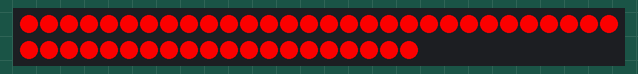
Simulated run of this sketch. Board: Arduino Uno, built with avr-gcc and run on an emulated ATmega328P. Parts: 50 RGB LEDs in strip order, left to right, continuing on the next row. Dim RGB values are drawn brighter than linear; what the sketch prints to the serial monitor is not drawn.

Above: at 0.57 s.
At 2.45 s:
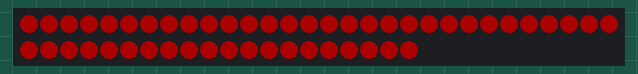
At 3.1 s:
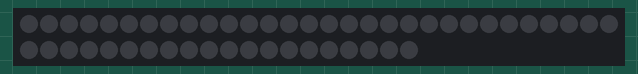

The sketch:

FastLEDTest.ino
```cpp
//include relevant library
#include <Arduino.h>
#include "FastLED.h"
// How many leds in your strip?
#define NUM_LEDS 50
//define pwm data pin
#define DATA_PIN 3
// Define the array of leds
CRGB leds[NUM_LEDS];
CRGB colors[3] = {CRGB::Red, CRGB::Green, CRGB::Blue};
int DELAY = 50;
void setup() {
  Serial.begin(115200);
  FastLED.addLeds<WS2811, DATA_PIN, RGB>(leds, NUM_LEDS);
}

void cycle(CRGB whichColor) {
  for(int i=0; i< NUM_LEDS; i++){
    // Turn the LED on, then pause
    leds[i] = whichColor;
    FastLED.show();
    delay(DELAY);
    // turn off the LED, then pause
    leds[i] = CRGB::Black;
    FastLED.show();
    delay(DELAY);
  }
}

void colorAll(CRGB whichColor) {
  for(int i=0; i< NUM_LEDS; i++){
    // Turn the LED on, then pause
    leds[i] = whichColor;
  }
    FastLED.show();
}

void loop() {
  for(int i=0; i < 256; i++ ) {
    uint8_t result = 255-ease8InOutCubic(i);
    colorAll(CRGB(result,0,0));
    Serial.print("result = ");
    Serial.print(result);
    Serial.print("\n");
    delay(10);
  }
  delay(1000);
}
//Instead of "leds[0] = CRGB::Red;" you can use the RGB values like so
//leds[0].red = 255;
//leds[0].green = 0;
//leds[0].blue = 0;
```

Measured:
- by itself, everything shown: repeats every 4.2 s, in 16 steps
- what the display in image 2 shows lasts 1.2 s, from 3.0 s to 4.2 s
